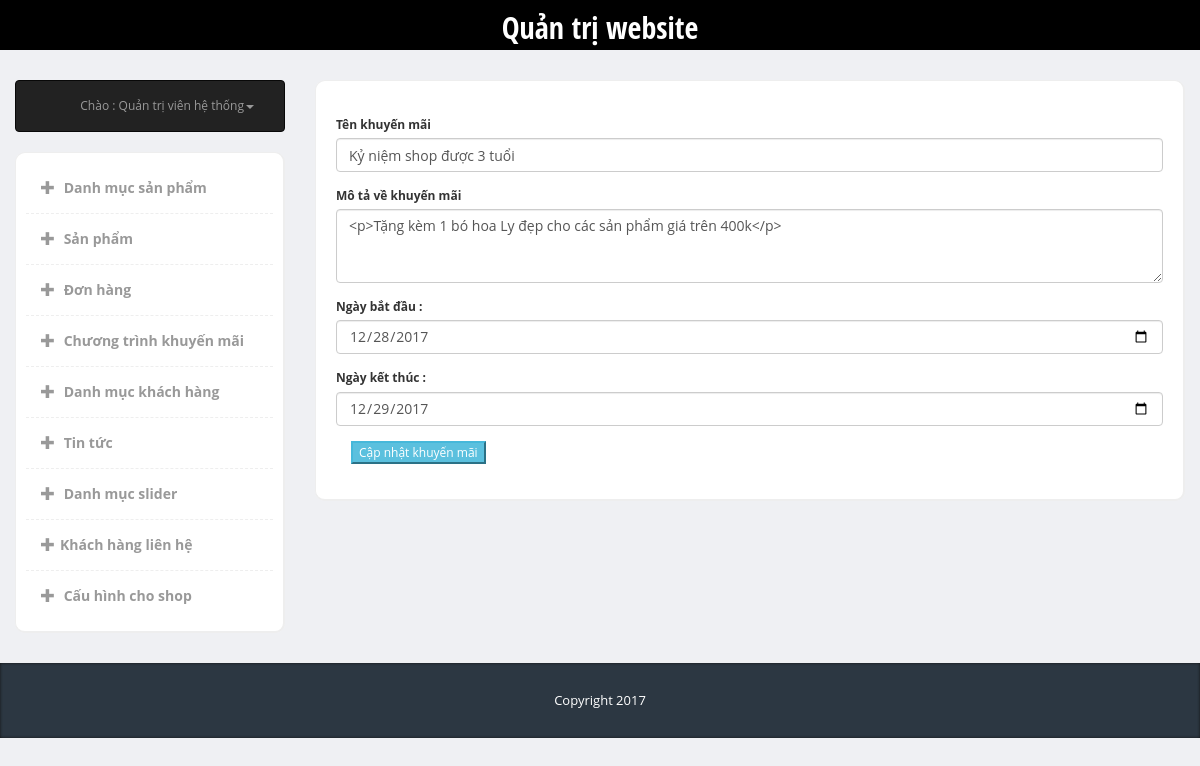
Screenshot of /admin/index.php?page=discount&type=edit&id=2 (signed in) with the database file from the repository.
### tables this page shows
CREATE TABLE `discount` (
  `ID` int(10) NOT NULL,
  `Discount` varchar(255) NOT NULL,
  `Attach_Discount` varchar(255) NOT NULL,
  `Start_Time` date NOT NULL,
  `End_Time` date NOT NULL,
  `Status` tinyint(2) NOT NULL
);

### admin/lib_db.php (called while the page is built, shortened)
<?php
global $link;
function select_one($sql){
	$data = exec_select($sql);
	return $data[0];
}
function exec_select($sql){
	global $link;
	$ret = isset($ret) ? $ret : "";
	$res = $link->query($sql);
	$err = mysqli_error($link);
	if ($res ){
		$ret = array();
		while( $row = $res->fetch_array(MYSQLI_ASSOC) )
		{
			$ret[]= $row ;
		}
	}
	return $ret;
}

### admin/modules/discount/edit.php (the view, shortened to what this page needs)
<?php include("edit_exe.php"); ?>
<?php
$id = isset($_GET['id']) ? $_GET['id'] : '';
$sql2 = "select * from discount where ID = $id";
$sql_new2 = select_one($sql2);
?>
<div class="panel-body">
	<form class="form-horizontal addpro" method="POST">
		<fieldset>
			<div class="form-group">
				<label>Tên khuyến mãi</label>
				<input class="form-control" placeholder="" required="" value="<?php if($_POST){ echo $title ;} else echo $sql_new2['Discount'];?>" name="title" type="text">
				</div>
				<div class="form-group">
					<label>Mô tả về khuyến mãi</label>
					<textarea class="form-control ckeditor" placeholder="" name="des" rows="3"><?php echo  $sql_new2['Attach_Discount'] ?></textarea>
				</div>
				<tr>
					<div class="form-group">
						<label>Ngày bắt đầu :</label>
						<input type="date" name="start" class="form-control "  required="required" min="1970-01-01" max="2018-12-31" value="<?php if($_POST){
							echo $start;
						}else echo $sql_new2['Start_Time']?>"/>
						</div>
						<div class="form-group">
							<label>Ngày kết thúc :</label>
							<input type="date" name="end" class="form-control "  required="required" min="1970-01-01" max="2018-12-31" value="<?php if($_POST){
								echo $end;
							}else echo $sql_new2['End_Time']?>"/>
							</div>
						</fieldset>
						<div>
							<div>
								<button class="btn-info" type="submit">
									Cập nhật khuyến mãi
								</button>
							</div>
						</div>
					</form>
				</div>

### admin/css/styles.css (style rules this page uses)
body { font-family: 'Open Sans', sans-serif; background-color: #f7f7f7; position: relative; margin: 0px; font-size: 12px; padding: 0px; }
body { background-color: #eff0f3; }
.panel-body { clear:both; }

### rows the page displays
discount: title "Kỷ niệm shop được 3 tuổi", des "<p>Tặng kèm 1 bó hoa Ly đẹp cho các sản phẩm giá trên 400k</p>", start "12/28/2017", end "12/29/2017"
